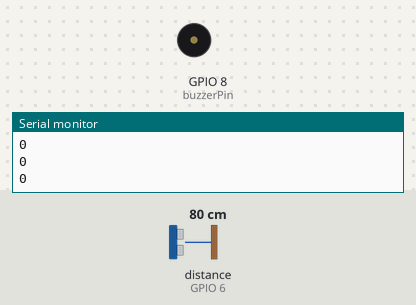
A sketch run on a simulated ESP32-S3. On the bench: buzzer (waves = sounding), the last lines printed to the serial monitor. Wiring (inferred from the names in the program): ultrasonic range finder: trigger GPIO 7; echo GPIO 6. Inputs (shaded band) come from the test bench; at power-on: distance to the obstacle (sensor on GPIO 6) 80 cm. The echo pulse lasts 58.3 µs per cm; the modem accepts every AT command (registered, SIM ready, sends succeed) and sends nothing else.

Above: at 2.2 s.
2.3 s: distance to the obstacle (sensor on GPIO 6) set to 53 cm
3.8 s: distance to the obstacle (sensor on GPIO 6) set to 46 cm
At 4.4 s:
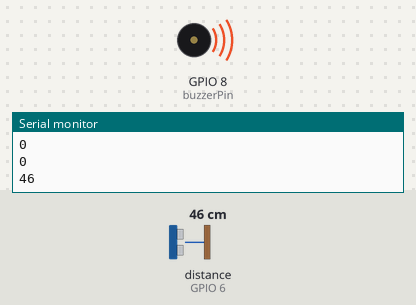
Timing chart, 0 to 42.9 s (numbered marks = the images above; inputs shaded):
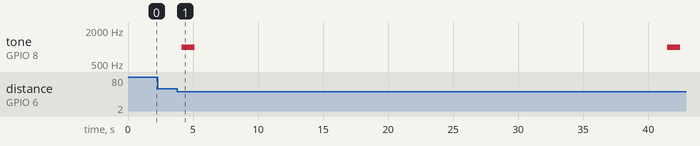

Measured:
- the behaviour switches between 50 and 49 cm on distance to the obstacle (sensor on GPIO 6) (found by bisection; images 0 and 1)
- after the input at 3.8 s, tone on GPIO 8 (buzzerPin): alternates 1000 Hz for 1.0 s and silent for 36.3 s, starting after 0.32 s

The sketch:

guvenlik_sensor.ino
```cpp
#include <SoftwareSerial.h>
#include <WiFi.h>

String agAdi = "GM8";                              // Kablosuz Ağ adını buraya yazıyoruz.
String agSifresi = "123456789";                    // Ağ şifresini buraya yazıyoruz.

int rxPin = 10;                                     // ESP8266 TX pini
int txPin = 11;

#define echoPin 6
#define trigPin 7
#define buzzerPin 8

int maximumRange = 50;
int minimumRange = 0;
int olcum = 0;
bool status = false;

String ip = "maker.ifttt.com";
String resource = "/trigger/kapı_sensoru/with/key/bk_o6wwDJkLMplXl86iTe";

#define DEBUG true                                    // çalışmanın düzgün olduğunu takip etmek için kullandım

SoftwareSerial esp(rxPin, txPin);                    // Seri haberleşme için pin ayarlarını yapıyoruz.

void setup() {
  Serial.begin(9600);
  Serial.println("Başlatılıyor");
  esp.begin(115200);
  esp.println("AT");
  Serial.println("AT Gönderildi");
  while(!esp.find("OK")){
    esp.println("AT");
    Serial.println("ESP8266 ile iletişim kurulamadı.");
  }
  Serial.println("OK Komutu Alındı");
  esp.println("AT+CWMODE=1");
  while(!esp.find("OK")){
    esp.println("AT+CWMODE=1");
    Serial.println("Modül Ayarı Yapılıyor....");
  }
  Serial.println("Modül Client olarak ayarlandı");
  Serial.println("Ağa Baglaniliyor...");
  esp.println("AT+CWJAP=\""+agAdi+"\",\""+agSifresi+"\"");
  while(!esp.find("OK"));
  Serial.println("Ağa Bağlanıldı.");
  delay(1000);

  pinMode(trigPin, OUTPUT);
  pinMode(echoPin, INPUT);
  pinMode(buzzerPin, OUTPUT);
}

void loop() {
  olcum = mesafe(maximumRange, minimumRange);
  Serial.println(olcum);
  delay(200);

  if (olcum > 5){
    status = true;
  }

  if(status){
    tone(buzzerPin, 1000);  // Set frequency to 1000 Hz
    delay(1000);            // Delay for 1 second
    noTone(buzzerPin);
    IFTTTistekYap();
    status = false;
    olcum = 0;
    delay(30000); // 30 seconds delay
  }
}

int mesafe(int maxrange, int minrange) {
  long duration, distance;

  digitalWrite(trigPin,LOW);
  delayMicroseconds(2);
  digitalWrite(trigPin, HIGH);
  delayMicroseconds(10);
  digitalWrite(trigPin, LOW);

  duration = pulseIn(echoPin, HIGH);
  distance = duration / 58.2;
  delay(50);

  if(distance >= maxrange || distance <= minrange)
    return 0;
  return distance;
}

void IFTTTistekYap() {
  esp.println("AT+CIPSTART=\"TCP\",\""+ip+"\",80"); // Connect to the server

  if(esp.find("Error")){ // Check for connection error
    Serial.println("AT+CIPSTART Error");
    return;
  }

  String veri = "GET " + resource + " HTTP/1.1\r\n"; // HTTP GET request
  veri += "Host: " + ip + "\r\n"; // Host header
  veri += "Connection: close\r\n\r\n"; // Connection header

  esp.print("AT+CIPSEND="); // Send data length
  esp.println(veri.length());
  delay(2000);

  if(esp.find(">")){ // Wait for prompt
    esp.print(veri); // Send HTTP request
    Serial.println(veri);
    Serial.println("Veri gonderildi.");
    delay(1000);

    // Read the response
    while (esp.available()) {
      String response = esp.readString();
      Serial.println("Gelen Yanıt: ");
      Serial.println(response);
    }
  }

  Serial.println("Baglantı Kapatildi.");
  esp.println("AT+CIPCLOSE"); // Close connection
  delay(1000);
}
```
